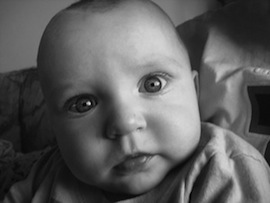
//> input picture opencv/photo.jpg, 270 x 203 px
$ ./Scharr_Detection photo.jpg out.png   (built with g++ and OpenCV 4)
//> lines starting //> are read from the running program, lines starting //| are printed output that depends on the picture
#include <cv.h>
#include <cvaux.h>
#include <highgui.h>
#include <iostream>

using namespace cv;
using namespace std;

int main( int argc, char* argv[] ){

   //some useful parameters
   double scale = .2;
   int delta = 0;
   int border = BORDER_DEFAULT;

   //open image from file
   Mat gray_image = imread( argv[1], 0);
//> gray_image is the input picture: 203 rows x 270 cols, CV_8UC1; min 0, max 222, mean 93.2
   if( !gray_image.data ){
      cout << "Error: image data empty" << endl;
      return 0;
   }

   //convert to floating point image
   Mat float_image;
   gray_image.convertTo( float_image, CV_32FC1);

   //compute Sobel magnitude
   Mat dx, dy;
   Scharr( float_image, dx, CV_32FC1, 1, 0, scale, delta, border );
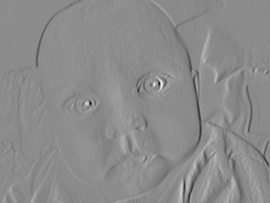
//> dx: 203 rows x 270 cols, CV_32FC1; min -661.2, max 545.8, mean 0.1; drawn with min black and max white
   Scharr( float_image, dy, CV_32FC1, 0, 1, scale, delta, border );
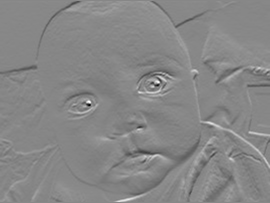
//> dy: 203 rows x 270 cols, CV_32FC1; min -457.4, max 406.2, mean -0.2; drawn with min black and max white

   //compute distance measurement
   Mat edge_data( gray_image.size(), CV_32FC1);

   MatConstIterator_<float> dx_it = dx.begin<float>();
   MatConstIterator_<float> dy_it = dy.begin<float>();
   MatIterator_<float> edge = edge_data.begin<float>();

   //iterate through image, computing magnitude
   while( dx_it != dx.end<float>() ){
      (*edge) = sqrt( pow( (*dx_it), 2) + pow( (*dy_it), 2) );
      dx_it++; dy_it++; edge++;
   }
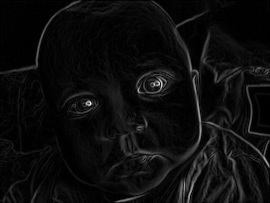
//> edge_data: 203 rows x 270 cols, CV_32FC1; min 0, max 663.2, mean 35; drawn with min black and max white

   //write_result
   edge_data.convertTo( gray_image, CV_8UC1);
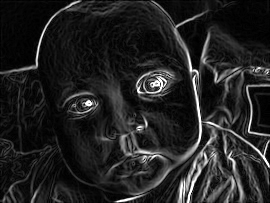
//> gray_image: 203 rows x 270 cols, CV_8UC1; min 0, max 255, mean 34.5
   imwrite( argv[2], gray_image);

   return 0;
}

$ run again, on opencv/002.jpg
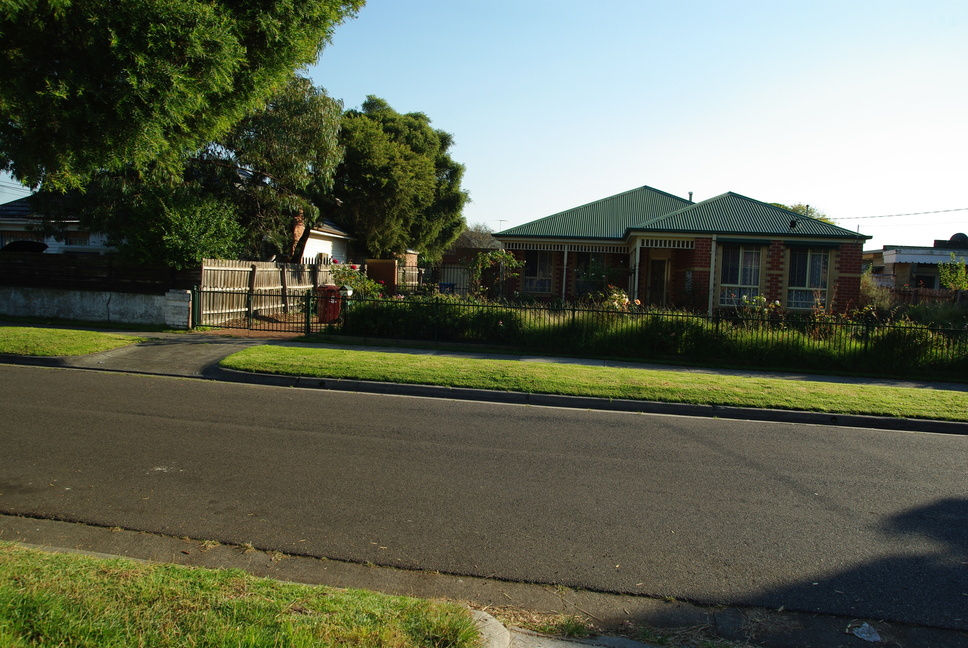
//> input picture opencv/002.jpg, 968 x 648 px
//> after the loop `while( dx_it != dx.end<float>() )`:
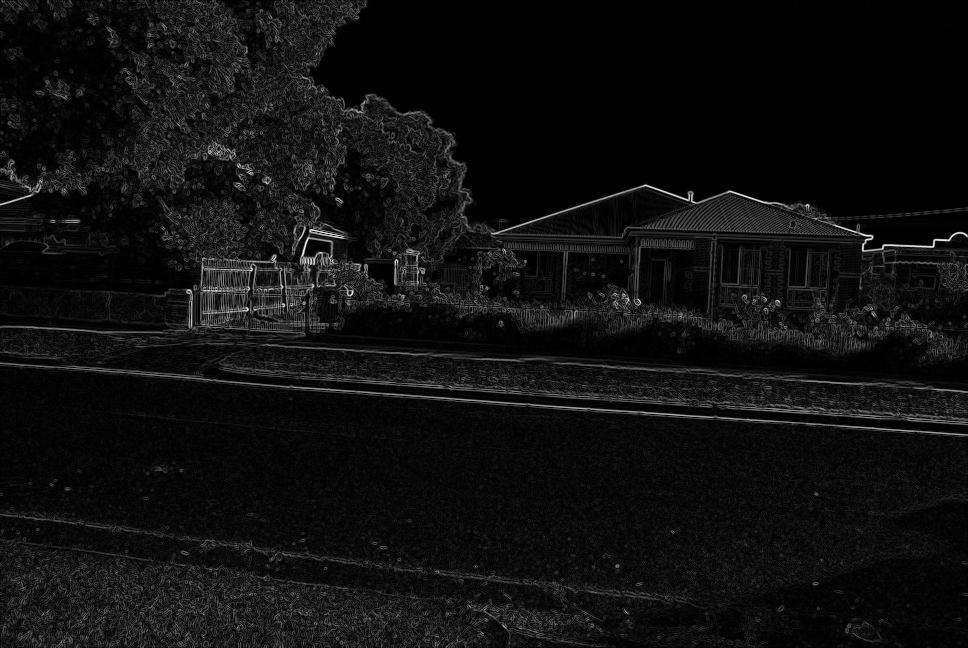
//> edge_data: 648 rows x 968 cols, CV_32FC1; min 0, max 813.5, mean 50.2; drawn with min black and max white
//> `edge_data.convertTo( gray_image, CV_8UC1);`:
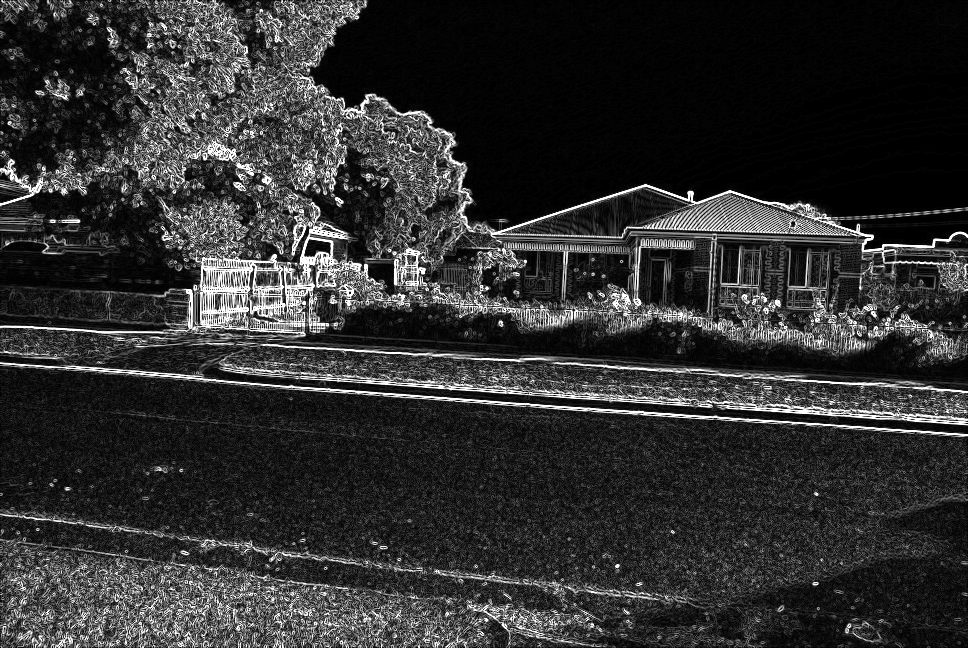
//> gray_image: 648 rows x 968 cols, CV_8UC1; min 0, max 255, mean 48.3

$ run again, on opencv/003.jpg
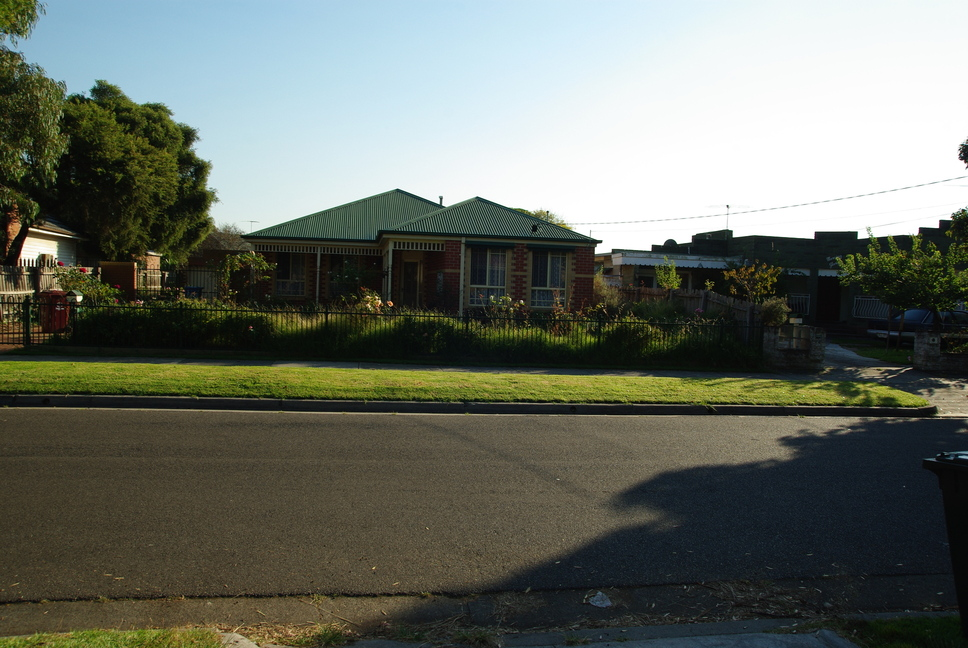
//> input picture opencv/003.jpg, 968 x 648 px
//> after the loop `while( dx_it != dx.end<float>() )`:
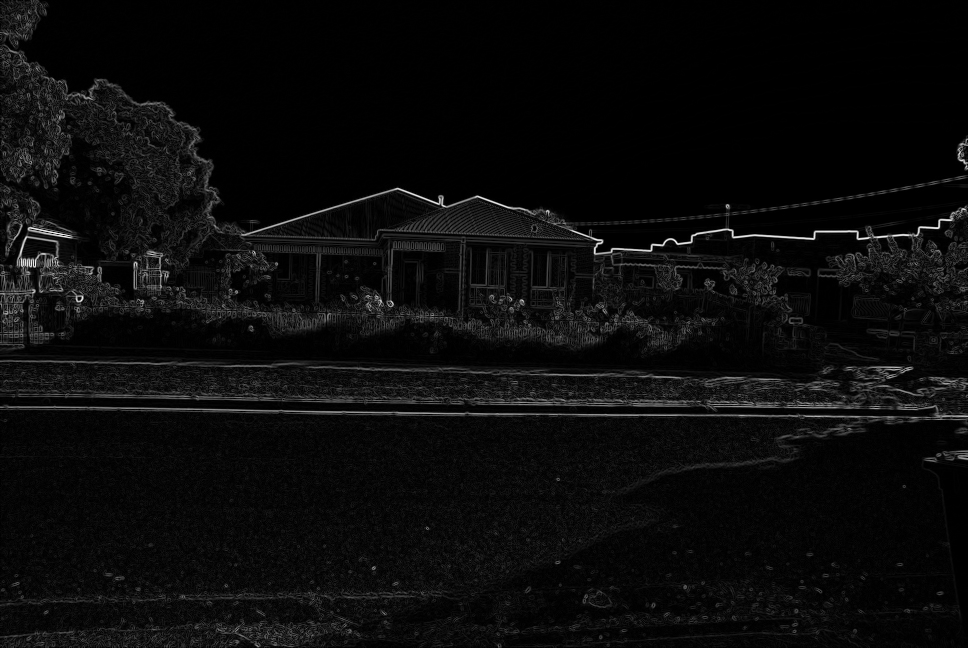
//> edge_data: 648 rows x 968 cols, CV_32FC1; min 0, max 811, mean 36.7; drawn with min black and max white
//> `edge_data.convertTo( gray_image, CV_8UC1);`:
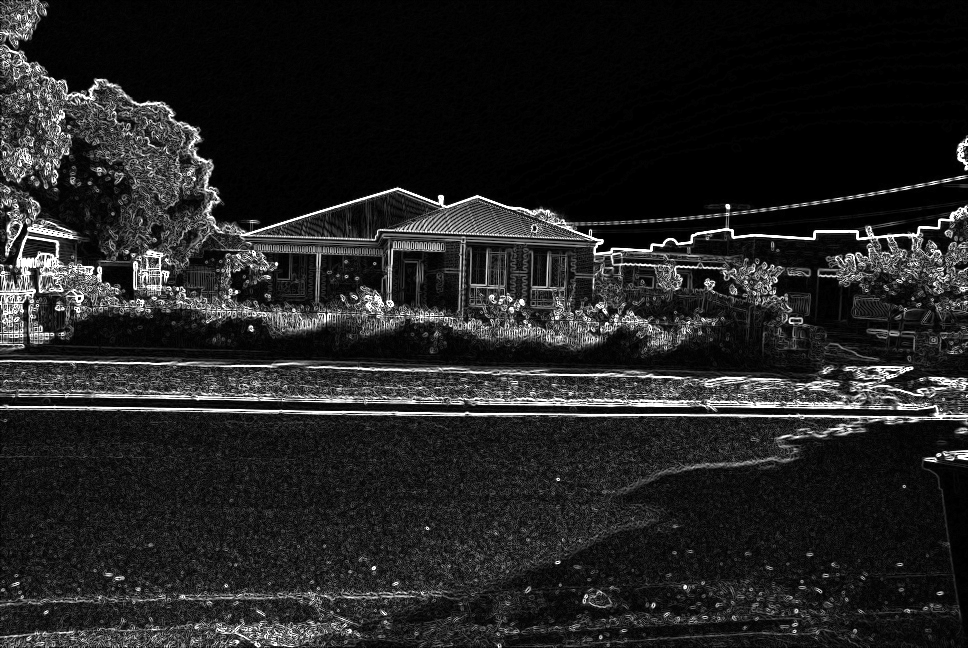
//> gray_image: 648 rows x 968 cols, CV_8UC1; min 0, max 255, mean 34.9

$ run again, on opencv/004.jpg
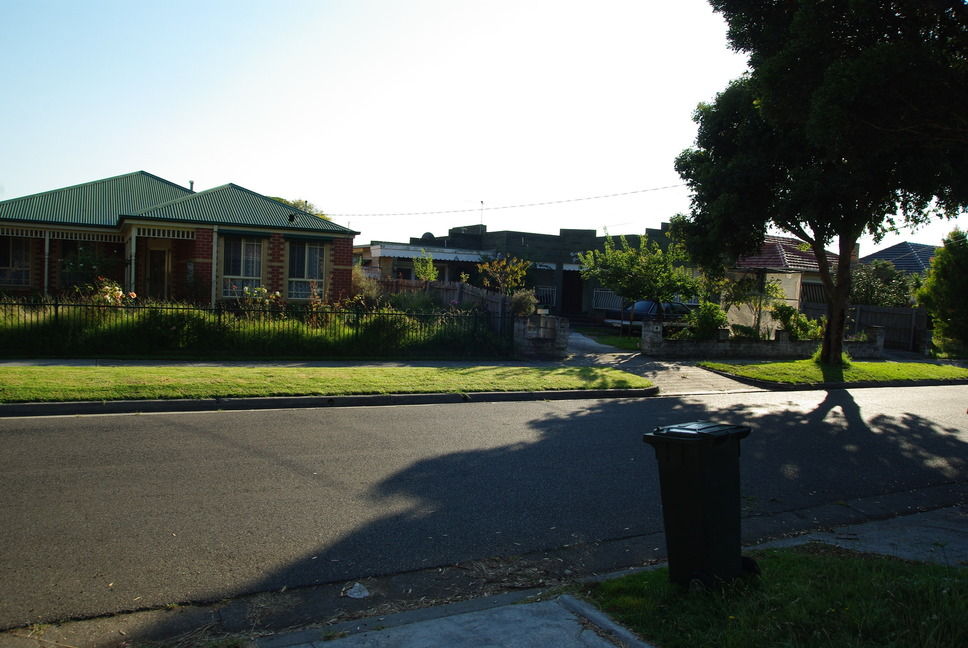
//> input picture opencv/004.jpg, 968 x 648 px
//> after the loop `while( dx_it != dx.end<float>() )`:
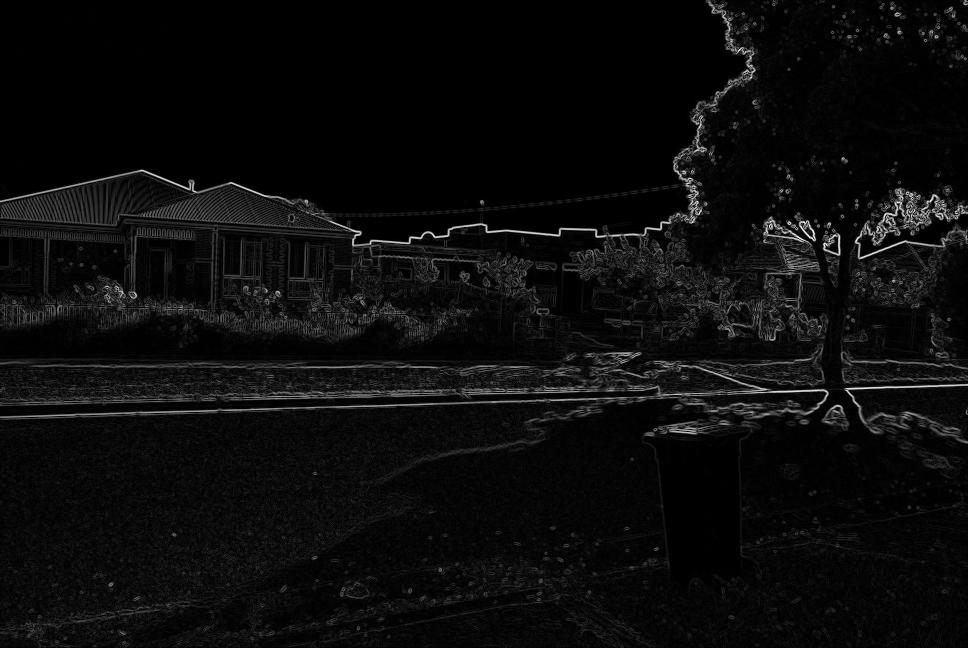
//> edge_data: 648 rows x 968 cols, CV_32FC1; min 0, max 847.6, mean 40.3; drawn with min black and max white
//> `edge_data.convertTo( gray_image, CV_8UC1);`:
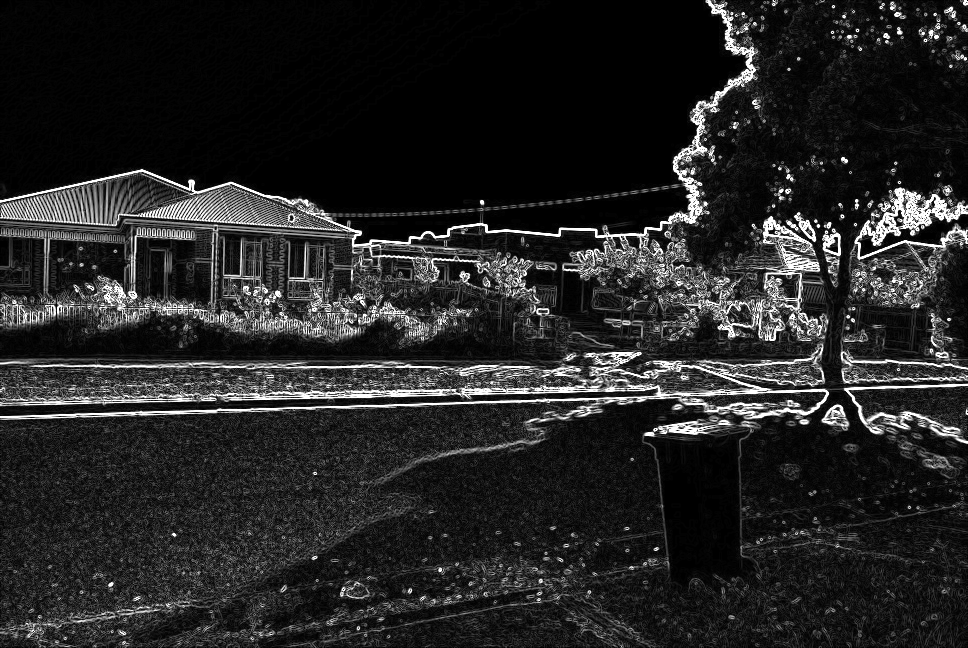
//> gray_image: 648 rows x 968 cols, CV_8UC1; min 0, max 255, mean 37.2
